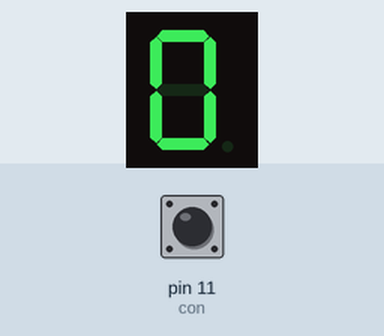
Simulated run of this sketch. Board: Arduino Uno, built with avr-gcc and run on an emulated ATmega328P. Shown: 1-digit seven-segment display. Wiring (inferred from the names in the program): 1-digit 7-segment display, segments lit when HIGH: segments pin 2, pin 3, pin 4, pin 5, pin 6, pin 7, pin 8. The inputs (shaded band) are chosen by the test bench; at power-on: pin 11 (con) HIGH. The segment pins are drawn as the display they are named for.

Above: at 1.2 s.
1.3 s: pin 11 (con) pulled LOW for 3.2 s
At 5.8 s:
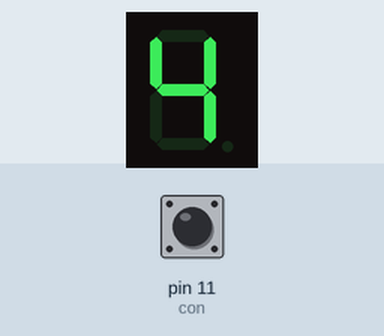
6.0 s: pin 11 (con) pulled LOW for 0.15 s
At 7.9 s:
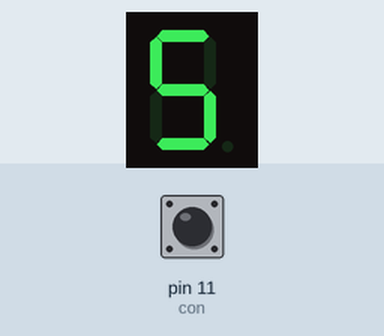
8.5 s: pin 11 (con) pulled LOW for 1 s
At 9.8 s:
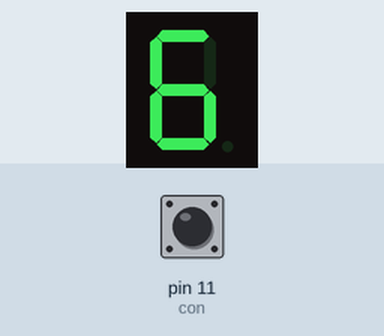
11.0 s: pin 11 (con) pulled LOW for 0.15 s
At 12.9 s:
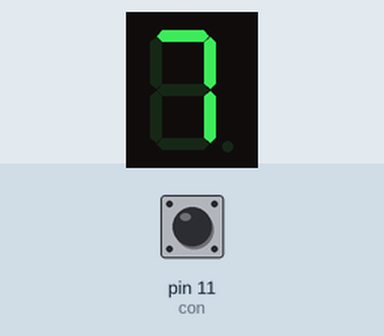
Timing chart, 0 to 14.4 s (numbered marks = the images above; inputs shaded):
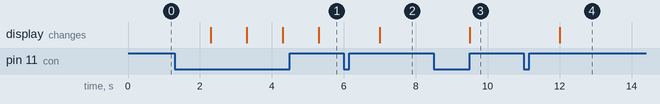

Measured:
- after the input at 1.3 s, the display: first changes after 1.0 s (image 1 shows a later state)
- after the input at 6.0 s, the display: changes after 1.0 s (image 2)
- after the input at 8.5 s, the display: changes after 1.0 s (image 3)
- after the input at 11.0 s, the display: changes after 1.0 s (image 4)

The sketch:

tema3-8.ino
```cpp
const int a = 2;
const int b = 3;
const int c = 4;
const int d = 5;
const int e = 6;
const int f = 7;
const int g = 8;
const int con = 11;
int cuenta = 0;

void numero(int i) {
switch(i) {
  case 0:
    digitalWrite(a, HIGH);                // encendido número 0
    digitalWrite(b, HIGH);
    digitalWrite(c, HIGH);
    digitalWrite(d, HIGH);
    digitalWrite(e, HIGH);
    digitalWrite(f, HIGH);
    digitalWrite(g, LOW);
    break;
   case 1:
    digitalWrite(a, LOW);                 // encendido número 1
    digitalWrite(b, HIGH);
    digitalWrite(c, HIGH);
    digitalWrite(d, LOW);
    digitalWrite(e, LOW);
    digitalWrite(f, LOW);
    digitalWrite(g, LOW);
    break;
   case 2:
    digitalWrite(a, HIGH);                // encendido número 2
    digitalWrite(b, HIGH);
    digitalWrite(c, LOW);
    digitalWrite(d, HIGH);
    digitalWrite(e, HIGH);
    digitalWrite(f, LOW);
    digitalWrite(g, HIGH);
    break;
   case 3:
    digitalWrite(a, HIGH);                // encendido número 3
    digitalWrite(b, HIGH);
    digitalWrite(c, HIGH);
    digitalWrite(d, HIGH);
    digitalWrite(e, LOW);
    digitalWrite(f, LOW);
    digitalWrite(g, HIGH);
    break;
   case 4:
    digitalWrite(a, LOW);                // encendido número 4
    digitalWrite(b, HIGH);
    digitalWrite(c, HIGH);
    digitalWrite(d, LOW);
    digitalWrite(e, LOW);
    digitalWrite(f, HIGH);
    digitalWrite(g, HIGH);
    break;
   case 5:
    digitalWrite(a, HIGH);                // encendido número 5
    digitalWrite(b, LOW);
    digitalWrite(c, HIGH);
    digitalWrite(d, HIGH);
    digitalWrite(e, LOW);
    digitalWrite(f, HIGH);
    digitalWrite(g, HIGH);
    break;
   case 6:
    digitalWrite(a, HIGH);                // encendido número 6
    digitalWrite(b, LOW);
    digitalWrite(c, HIGH);
    digitalWrite(d, HIGH);
    digitalWrite(e, HIGH);
    digitalWrite(f, HIGH);
    digitalWrite(g, HIGH);
    break;
   case 7:
    digitalWrite(a, HIGH);                // encendido número 7
    digitalWrite(b, HIGH);
    digitalWrite(c, HIGH);
    digitalWrite(d, LOW);
    digitalWrite(e, LOW);
    digitalWrite(f, LOW);
    digitalWrite(g, LOW);
    break;
   case 8:
    digitalWrite(a, HIGH);                // encendido número 8
    digitalWrite(b, HIGH);
    digitalWrite(c, HIGH);
    digitalWrite(d, HIGH);
    digitalWrite(e, HIGH);
    digitalWrite(f, HIGH);
    digitalWrite(g, HIGH);
    break;
   case 9:
    digitalWrite(a, HIGH);                // encendido número 9
    digitalWrite(b, HIGH);
    digitalWrite(c, HIGH);
    digitalWrite(d, HIGH);
    digitalWrite(e, LOW);
    digitalWrite(f, HIGH);
    digitalWrite(g, HIGH);
    break;
}
}


void setup() {
  // put your setup code here, to run once:
pinMode(a, OUTPUT);
pinMode(b, OUTPUT);
pinMode(c, OUTPUT);
pinMode(d, OUTPUT);
pinMode(e, OUTPUT);
pinMode(f, OUTPUT);
pinMode(g, OUTPUT);
pinMode(con, INPUT_PULLUP);
}

void loop() {
  // put your main code here, to run repeatedly:
  numero(cuenta);
  if (digitalRead(con) == LOW) {
    cuenta++; //aumentamos 1 cuando el pulsador esta en low
      delay(1000);
  }
  if(cuenta > 9) {
    cuenta = 0;
}
}
```
